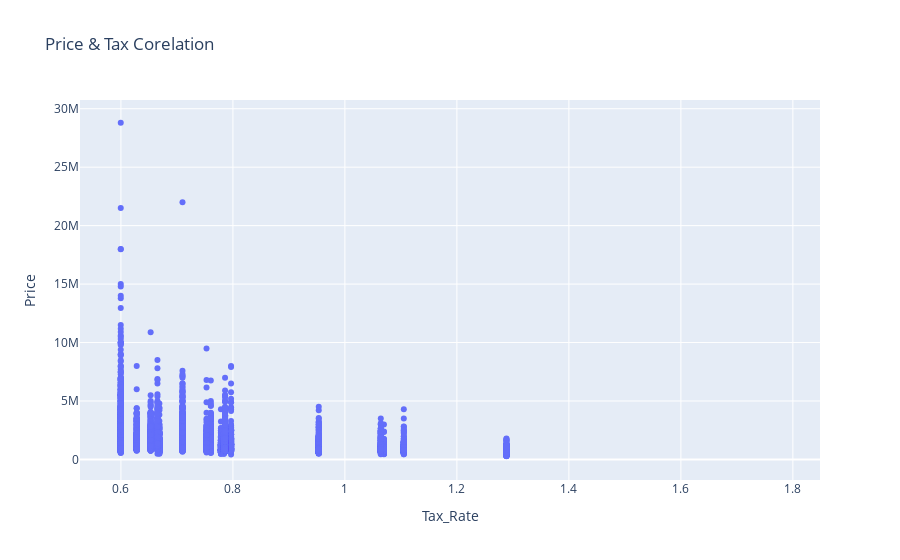

Notebook code for this chart:
### Code cell
plotly.offline.iplot({
    "data": [go.Scatter(x=result['Tax_Rate'], 
                        y=result['lp_dol'], 
                        mode="markers", 
                        hovertext=result.index,
                        )
            ],
    "layout": go.Layout(title="Price & Tax Corelation",
                        xaxis=dict(title='Tax_Rate'),
                        yaxis=dict(title='Price')
                       )
})

### Figure 1 — Plotly figure (JSON) as saved in the notebook; plotly's stock layout.template omitted (floating-point values rounded to 4 significant figures; data arrays with more than 128 entries replaced by an {"elided": "..."} marker saying what was removed)
{"data": [{"hovertext": {"elided": "12018 str values"}, "mode": "markers", "type": "scatter", "x": {"elided": "12018 float values"}, "y": {"elided": "12018 int values"}}], "layout": {"title": {"text": "Price & Tax Corelation"}, "xaxis": {"title": {"text": "Tax_Rate"}}, "yaxis": {"title": {"text": "Price"}}}}
